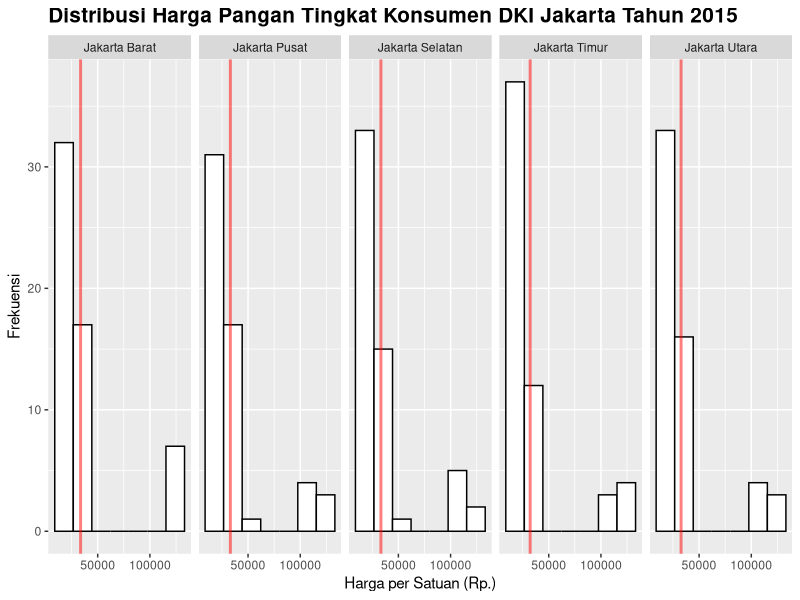
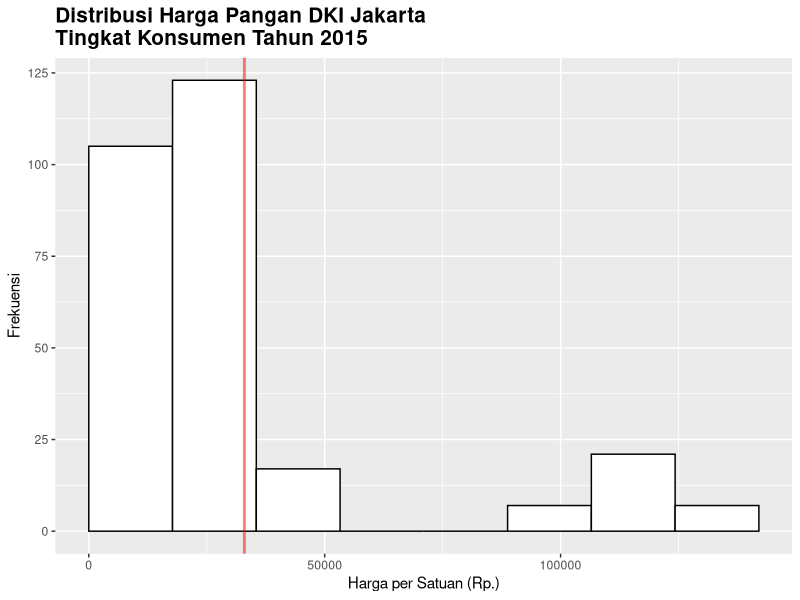
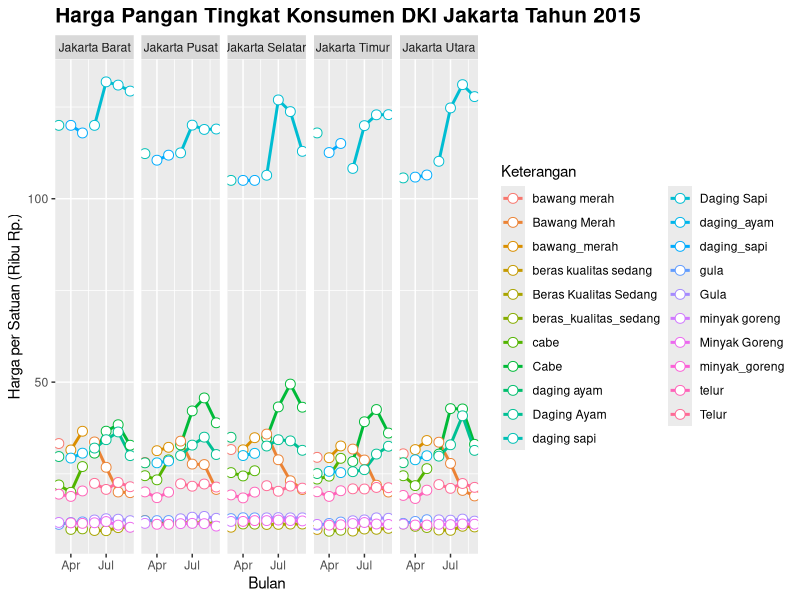

Reproduce these figures in R, in order.
## dc23_data_harga_komoditas
## R13_PANGAN_harga_pangan_tingkat_konsumen_maret_2015.csv
## R13_PANGAN_harga_pangan_tingkat_konsumen_april_2015.csv
## R13_PANGAN_harga_pangan_tingkat_konsumen_mei_2015.csv
## R13_PANGAN_harga_pangan_tingkat_konsumen_juni_2015.csv
## R13_PANGAN_harga_pangan_tingkat_konsumen_juli_2015.csv
## R13_PANGAN_harga_pangan_tingkat_konsumen_agustus_2015.csv
## R13_PANGAN_harga_pangan_tingkat_konsumen_september_2015.csv

getwd()
setwd('~/Workspaces/r-ta-analysys')
rm(list=ls())
library(ggplot2)
library(dplyr)

# remove scientific numeric
options(scipen=999)

# load data.frame
df3 <- read.csv(file.path('rawdata/dc23_data_harga_komoditas/R13_PANGAN_harga_pangan_tingkat_konsumen_maret_2015.csv'),
                stringsAsFactors = FALSE)
df3$Bulan <- as.Date('2015/3/1')
  
df4 <- read.csv(file.path('rawdata/dc23_data_harga_komoditas/R13_PANGAN_harga_pangan_tingkat_konsumen_april_2015.csv'),
                stringsAsFactors = FALSE)
df4$Bulan <- as.Date('2015/4/1')

df5 <- read.csv(file.path('rawdata/dc23_data_harga_komoditas/R13_PANGAN_harga_pangan_tingkat_konsumen_mei_2015.csv'),
                stringsAsFactors = FALSE)
df5$Bulan <- as.Date('2015/5/1')

df6 <- read.csv(file.path('rawdata/dc23_data_harga_komoditas/R13_PANGAN_harga_pangan_tingkat_konsumen_juni_2015.csv'),
                stringsAsFactors = FALSE)
df6$Bulan <- as.Date('2015/6/1')

df7 <- read.csv(file.path('rawdata/dc23_data_harga_komoditas/R13_PANGAN_harga_pangan_tingkat_konsumen_juli_2015.csv'),
                stringsAsFactors = FALSE)
df7$Bulan <- as.Date('2015/7/1')

df8 <- read.csv(file.path('rawdata/dc23_data_harga_komoditas/R13_PANGAN_harga_pangan_tingkat_konsumen_agustus_2015.csv'),
                stringsAsFactors = FALSE)
df8$Bulan <- as.Date('2015/8/1')

df9 <- read.csv(file.path('rawdata/dc23_data_harga_komoditas/R13_PANGAN_harga_pangan_tingkat_konsumen_september_2015.csv'),
                stringsAsFactors = FALSE)
df9$Bulan <- as.Date('2015/9/1')

## bind data
df <- rbind(df3,df4,df5,df6,df7,df8,df9)

## clean data
df$wilayah <- as.factor(df$wilayah)
df$komoditi <- as.factor(df$komoditi)
df$satuan <- as.factor(df$satuan)
df$harga_per_satuan <- as.numeric(df$harga_per_satuan)

names(df) <- c('Wilayah','Komoditi','Harga','Satuan','Tanggal')

## Data Visualization
df$Bulan <- as.factor(paste0(format(df$Tanggal,'%m')))

## Distribution
data_vlines <- data.frame(Wilayah=levels(df$Wilayah),
                         Harga=c(mean(filter(df, Wilayah == 'Jakarta Barat')$Harga),
                                 mean(filter(df, Wilayah == 'Jakarta Pusat')$Harga),
                                 mean(filter(df, Wilayah == 'Jakarta Selatan')$Harga),
                                 mean(filter(df, Wilayah == 'Jakarta Timur')$Harga),
                                 mean(filter(df, Wilayah == 'Jakarta Utara')$Harga)))

h <- 3.5*sd(df$Harga)*length(df$Harga)^(-1/3)
dist_ <- ggplot(df, aes(x=Harga)) +
  geom_histogram(binwidth=h,
                 color='black',
                 fill='white') +
  ggtitle('Distribusi Harga Pangan Tingkat Konsumen DKI Jakarta Tahun 2015') +
  theme(plot.title=element_text(face='bold', size=15)) +
  labs(x='Harga per Satuan (Rp.)',
       y='Frekuensi') +
  geom_vline(data=data_vlines,
             aes(xintercept=Harga),
             color='red',
             size=1,
             alpha=.5) +
  facet_grid(. ~ Wilayah)
dist_

# primitive
break_point <- c(0,17753,35506,53259,71012,88765,106518,124271,142024)
distAll_ <- ggplot(df, aes(x=Harga)) +
  geom_histogram(breaks = break_point,
                 color='black',
                 fill='white') +
  ggtitle('Distribusi Harga Pangan DKI Jakarta\nTingkat Konsumen Tahun 2015') +
  theme(plot.title=element_text(face='bold', size=15)) +
  labs(x='Harga per Satuan (Rp.)',
       y='Frekuensi') +
  geom_vline(data=data_vlines,
             xintercept=mean(df$Harga),
             color='red',
             size=1,
             alpha=.5)
distAll_

# Line chart
line_ <- ggplot(df, aes(x=Tanggal, y=Harga/1000)) +
  geom_line(aes(color=Komoditi),size=1) +
  geom_point(aes(color=Komoditi),
             size=3,
             shape=21,
             fill='white') +
  labs(color='Keterangan',
       x='Bulan',
       y='Harga per Satuan (Ribu Rp.)') +
  ggtitle('Harga Pangan Tingkat Konsumen DKI Jakarta Tahun 2015') +
  theme(plot.title=element_text(face="bold", size=15)) +
  facet_grid(. ~ Wilayah)
line_

# write data
# write.csv(df, "df.csv", row.names=FALSE, na="")